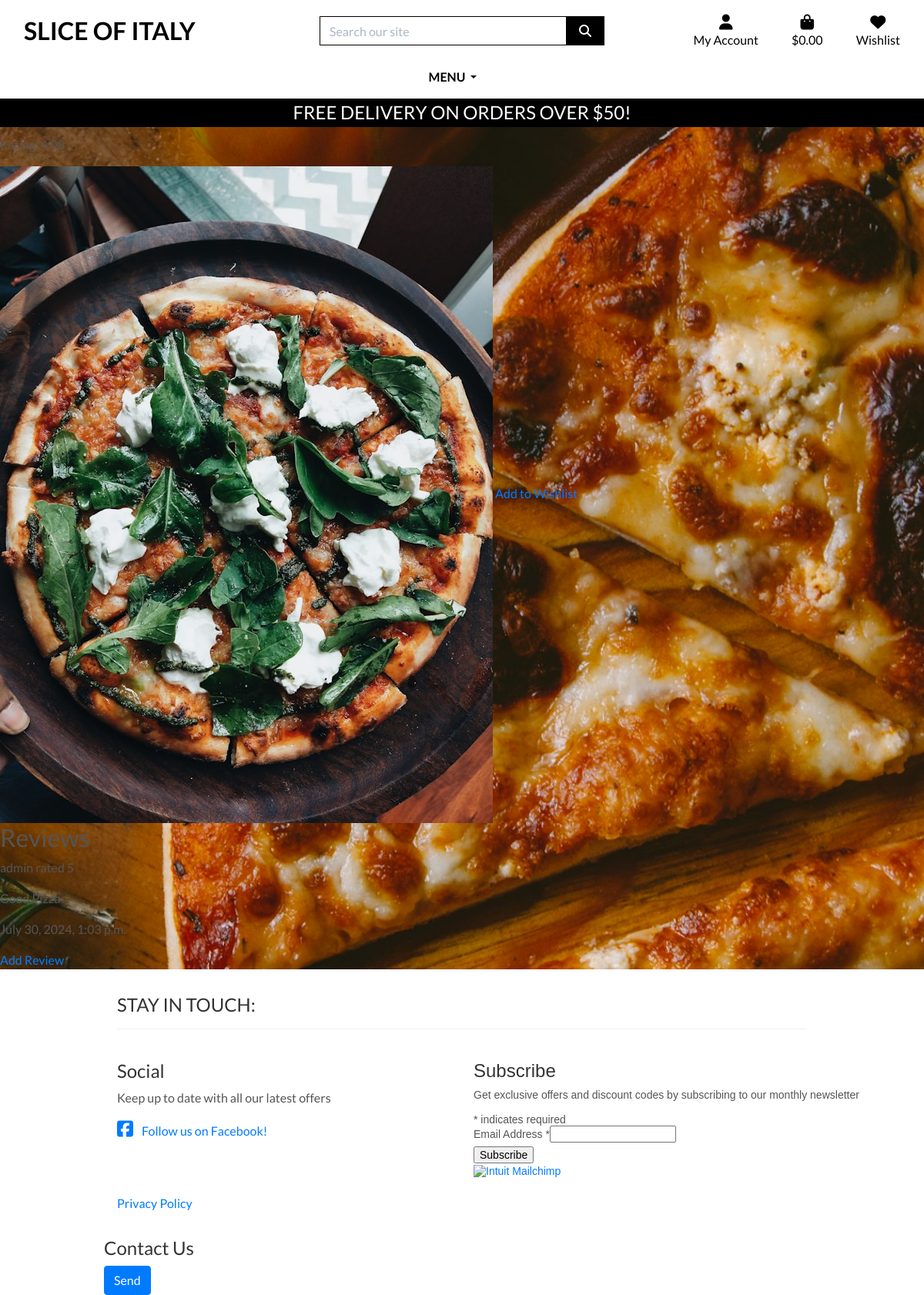
Page /pizzas/1/ (signed in) on the committed database.
### pizzas/models.py (models this page shows, shortened)
class Pizza(models.Model):
    category = models.ForeignKey('Category', null=True, blank=True, on_delete=models.SET_NULL)
    sku = models.CharField(max_length=254, null=True, blank=True)
    name = models.CharField(max_length=254)
    description = models.TextField()
    price = models.DecimalField(max_digits=6, decimal_places=2)
    rating = models.DecimalField(max_digits=6, decimal_places=2, null=True, blank=True)
    image_url = models.URLField(max_length=1024, null=True, blank=True)
    image = models.ImageField(null=True, blank=True)

### reviews/models.py (models this page shows, shortened)
class Review(models.Model):
    pizza = models.ForeignKey(Pizza, on_delete=models.CASCADE, related_name='reviews')
    user = models.ForeignKey(User, on_delete=models.CASCADE)
    rating = models.PositiveIntegerField()
    comment = models.TextField()
    created_at = models.DateTimeField(auto_now_add=True)

### pizzas/views.py (the view)
# urls.py: path('<int:pizza_id>/', views.pizza_detail, name='pizza_detail'),
def pizza_detail(request, pizza_id):
    pizza = get_object_or_404(Pizza, pk=pizza_id)
    context = {'pizza': pizza}
    return render(request, 'pizzas/pizza_detail.html', context)

### bag/contexts.py (called while the page is built, shortened)
def bag_contents(request):
    bag_items = []
    total = 0
    pizza_count = 0
    bag = request.session.get('bag', {})
    if total < settings.FREE_DELIVERY_THRESHOLD:
        delivery = total * Decimal(settings.STANDARD_DELIVERY_PERCENTAGE / 100)
        free_delivery_delta = settings.FREE_DELIVERY_THRESHOLD - total
    else:
        delivery = 0
        free_delivery_delta = 0
    grand_total = delivery + total
    context = {
        'bag_items': bag_items,
        'total': total,
        'pizza_count': pizza_count,
        'delivery': delivery,
        'free_delivery_delta': free_delivery_delta,
        'free_delivery_threshold': settings.FREE_DELIVERY_THRESHOLD,
        'grand_total': grand_total,
    }
    return context

### pizzas/templates/pizzas/pizza_detail.html
{% extends "base.html" %}
{% block content %}
  <h1>{{ pizza.name }}</h1>
  <p>{{ pizza.description }}</p>
  <p>Category: {{ pizza.category.friendly_name }}</p>
  <p>Price: {{ pizza.price }}</p>
  <p>Rating: {{ pizza.rating }}</p>
  <img src="{{ pizza.image.url }}" alt="{{ pizza.name }}">
  {% if user.is_authenticated %}
    {% if pizza in user.wishlist.pizzas.all %}
      <a href="{% url 'remove_from_wishlist' pizza.id %}">Remove from Wishlist</a>
    {% else %}
      <a href="{% url 'add_to_wishlist' pizza.id %}">Add to Wishlist</a>
    {% endif %}
  {% endif %}
  <h2>Reviews</h2>
  {% for review in pizza.reviews.all %}
    <div>
      <p>{{ review.user.username }} rated {{ review.rating }}</p>
      <p>{{ review.comment }}</p>
      <p>{{ review.created_at }}</p>
    </div>
  {% endfor %}
  {% if user.is_authenticated %}
    <a href="{% url 'add_review' pizza.id %}">Add Review</a>
  {% endif %}
{% endblock %}

### static/css/base.css (style rules this page uses)
html { height: 100%; }
body { background: url('/media/ivan-torres-MQUqbmszGGM-unsplash (1).jpg') no-repeat center center fixed; background-size: cover; height: calc(100vh - 164px); color: #555; font-family: 'Lato'; }

### rows in the picture
Pizza: rating "4.00", image (picture)
Review: user.username "admin", rating "5", comment "Good Pizza", created_at "July 30, 2024, 1:03 p.m."

### other values in the picture
{{ free_delivery_threshold }} "50"
